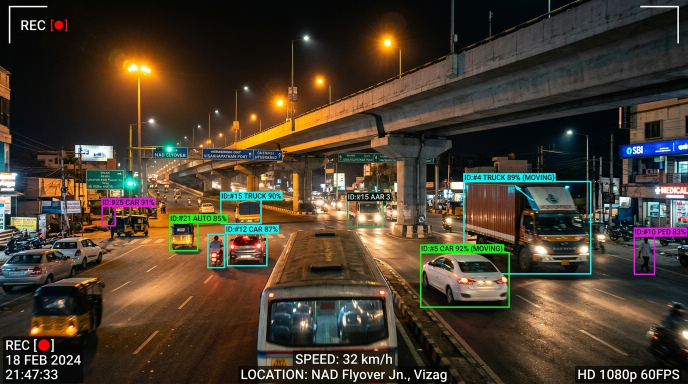
#> input picture vizag_traffic_night_202.jpg, 1376 x 768 px, found by its file name (shown at 1/2 size)
$ python generate_anpr_images.py
#> lines starting #> are read from the running program, lines starting #| are printed output that depends on the picture
import os
import cv2
import numpy as np
from PIL import Image, ImageDraw, ImageFont

def get_font(size):
    try:
        return ImageFont.truetype("arial.ttf", size)
    except Exception:
        return ImageFont.load_default()

def create_anpr_image(base_img_path, output_path, alert_title, obj_label, plate_text, ocr_conf, speed_info, loc_info, bbox_coords):
#> called with alert_title = 'HIT-AND-RUN EVASION | HIGH SPEED DRIFT', obj_label = 'TRUCK #409 | DET CONF: 0.94', plate_text = 'AP 35 TH 8831', ocr_conf = '96.4', speed_info = '88 km/h (+38 km/h over limit)', loc_info = 'Gajuwaka Industrial Corridor', bbox_coords = (280, 160, 680, 420)
    if not os.path.exists(base_img_path):
        # Create a synthetic realistic dark asphalt dashcam background if base doesn't exist
        img = Image.new('RGB', (1024, 576), color=(20, 25, 35))
    else:
        img = Image.open(base_img_path).convert('RGB')
#> img is the input picture: PIL image 1376x768 RGB; mean R, G, B 72.8, 61, 46.2
        img = img.resize((1024, 576))
#> img: PIL image 1024x576 RGB

    draw = ImageDraw.Draw(img)

    # Top HUD Bar
    draw.rectangle([(0, 0), (1024, 50)], fill=(15, 23, 42))
    font_header = get_font(18)
    font_sub = get_font(13)

    # Red icon indicator
    draw.rectangle([(15, 12), (25, 38)], fill=(239, 68, 68))
    draw.text((35, 13), f"AI EDGE BUS ANPR | {alert_title}", fill=(248, 250, 252), font=font_header)
    draw.text((700, 15), f"CAM-FRONT-01 | {loc_info}", fill=(148, 163, 184), font=font_sub)

    # Bounding Box
    x1, y1, x2, y2 = bbox_coords
    # Draw thick box
    for i in range(4):
        draw.rectangle([(x1-i, y1-i), (x2+i, y2+i)], outline=(239, 68, 68))

    # Object Label Header above box
    draw.rectangle([(x1, y1 - 28), (x1 + 260, y1)], fill=(239, 68, 68))
    draw.text((x1 + 6, y1 - 24), obj_label, fill=(255, 255, 255), font=get_font(14))

    # Yellow License Plate Badge Overlay
    plate_w, plate_h = 240, 54
    px1 = min(x1 + 20, 1024 - plate_w - 20)
    py1 = min(y2 + 10, 576 - plate_h - 60)

    # Yellow Plate Frame
    draw.rectangle([(px1, py1), (px1 + plate_w, py1 + plate_h)], fill=(250, 204, 21), outline=(0, 0, 0), width=3)
    # Blue IND strip on left of license plate
    draw.rectangle([(px1, py1), (px1 + 25, py1 + plate_h)], fill=(29, 78, 216))
    draw.text((px1 + 4, py1 + 8), "IND", fill=(255, 255, 255), font=get_font(10))

    # License Plate Text
    draw.text((px1 + 35, py1 + 10), plate_text, fill=(15, 23, 42), font=get_font(20))

    # OCR Confidence Badge attached to plate
    draw.rectangle([(px1 + plate_w - 95, py1 + plate_h - 18), (px1 + plate_w - 4, py1 + plate_h - 2)], fill=(15, 23, 42))
    draw.text((px1 + plate_w - 90, py1 + plate_h - 17), f"OCR {ocr_conf}%", fill=(52, 211, 153), font=get_font(10))

    # Bottom Telemetry Overlay Bar
    draw.rectangle([(0, 526), (1024, 576)], fill=(15, 23, 42, 220))
    draw.text((20, 538), f"⚠️ SPEED INFRACTION: {speed_info}", fill=(248, 113, 113), font=get_font(15))
    draw.text((550, 538), f"GPS: 17.7325° N, 83.2515° E | TELEMETRY VERIFIED", fill=(148, 163, 184), font=get_font(13))

    img.save(output_path, quality=95)
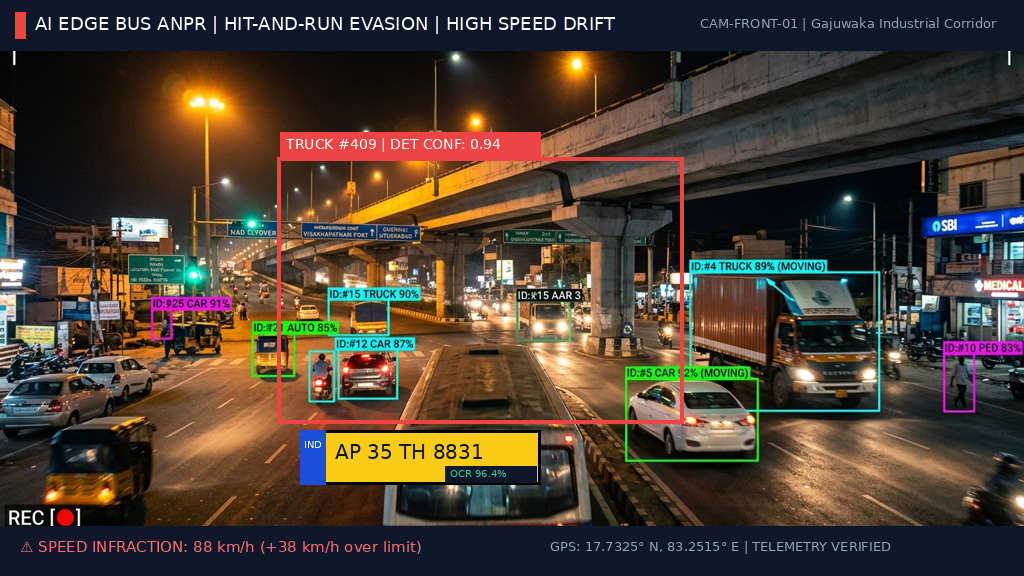
#> saved as anpr_hit_run_ap35.jpg: PIL image 1024x576 RGB; mean R, G, B 75.4, 62.6, 50.8
    print(f"Created ANPR evidence image: {output_path}")

assets_dir = r"c:\Users\basha\OneDrive\Documents\anti\sih26124_mobile_urban_intelligence\assets"

# Image 5
create_anpr_image(
    base_img_path=os.path.join(assets_dir, "vizag_traffic_night_202.jpg"),
    output_path=os.path.join(assets_dir, "anpr_hit_run_ap35.jpg"),
    alert_title="HIT-AND-RUN EVASION | HIGH SPEED DRIFT",
    obj_label="TRUCK #409 | DET CONF: 0.94",
    plate_text="AP 35 TH 8831",
    ocr_conf="96.4",
    speed_info="88 km/h (+38 km/h over limit)",
    loc_info="Gajuwaka Industrial Corridor",
    bbox_coords=(280, 160, 680, 420)
)

# Image 6
create_anpr_image(
    base_img_path=os.path.join(assets_dir, "vizag_traffic_heavy_303.jpg"),
    output_path=os.path.join(assets_dir, "anpr_rash_driving_night.jpg"),
    alert_title="RASH DRIVING | RECKLESS OVERTAKE & WHEELIE",
    obj_label="MOTORCYCLE #214 | DET CONF: 0.91",
    plate_text="AP 39 MW 5021",
    ocr_conf="92.8",
    speed_info="76 km/h (+31 km/h over limit)",
    loc_info="Siripuram Junction Circle",
    bbox_coords=(340, 200, 620, 450)
)
#> call 2 of create_anpr_image, with obj_label = 'MOTORCYCLE #214 | DET CONF: 0.91', plate_text = 'AP 39 MW 5021', ocr_conf = '92.8', speed_info = '76 km/h (+31 km/h over limit)', loc_info = 'Siripuram Junction Circle', bbox_coords = (340, 200, 620, 450)
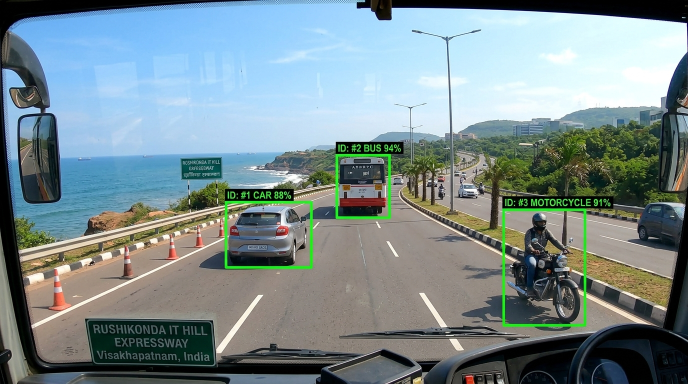
#> input picture vizag_traffic_heavy_303.jpg, 1376 x 768 px, found by its file name (shown at 1/2 size)
#> in create_anpr_image, img is the input picture: PIL image 1376x768 RGB; mean R, G, B 121.9, 139.1, 142.1
#> in create_anpr_image (call 2), `img = img.resize((1024, 576))`:
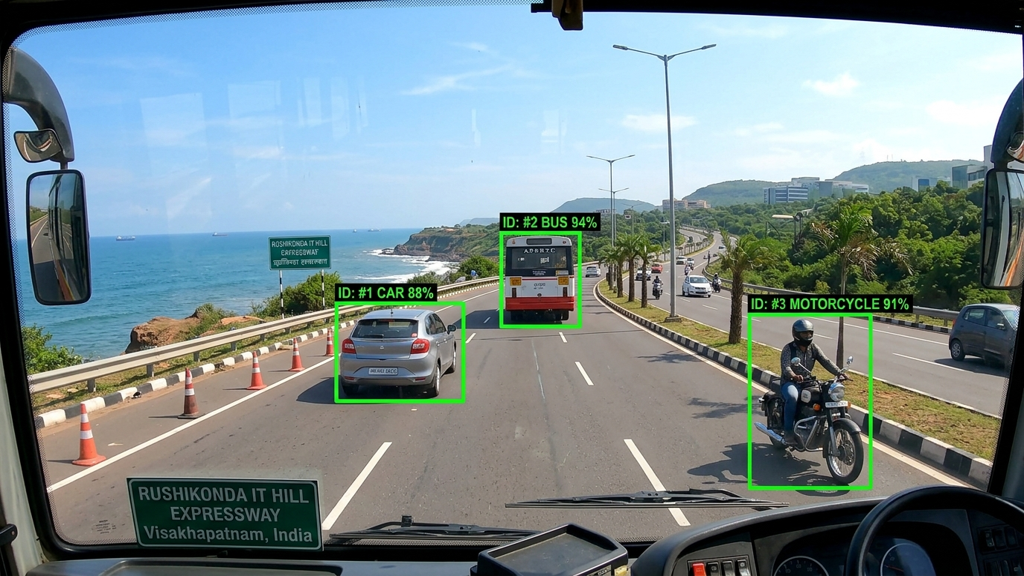
#> img: PIL image 1024x576 RGB; mean R, G, B 121.9, 139.1, 142.1
#> in create_anpr_image (call 2), `img.save(output_path, quality=95)`:
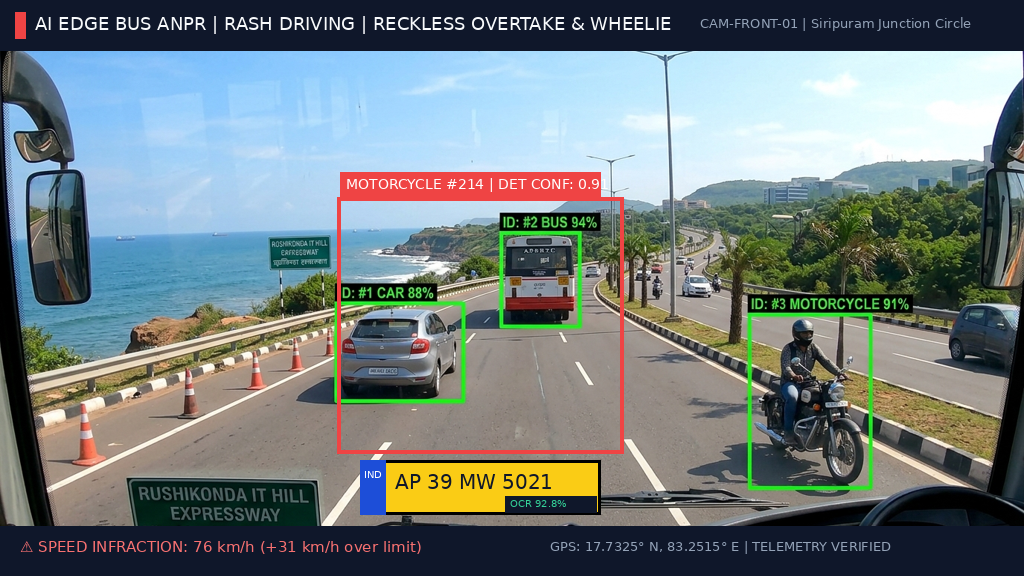
#> saved as anpr_rash_driving_night.jpg: PIL image 1024x576 RGB; mean R, G, B 113.8, 124.8, 126.1

# Image 7
create_anpr_image(
    base_img_path=os.path.join(assets_dir, "route_202_nad_flyover.jpg"),
    output_path=os.path.join(assets_dir, "anpr_hit_run_ap31_car.jpg"),
    alert_title="RED LIGHT VIOLATION & HIT-AND-RUN EVASION",
    obj_label="CAR #188 | DET CONF: 0.95",
    plate_text="AP 31 EA 1109",
    ocr_conf="95.5",
    speed_info="84 km/h (+34 km/h over limit)",
    loc_info="NAD Junction Flyover Ramp",
    bbox_coords=(220, 180, 640, 430)
)
#> call 3 of create_anpr_image, with obj_label = 'CAR #188 | DET CONF: 0.95', plate_text = 'AP 31 EA 1109', ocr_conf = '95.5', speed_info = '84 km/h (+34 km/h over limit)', loc_info = 'NAD Junction Flyover Ramp', bbox_coords = (220, 180, 640, 430)
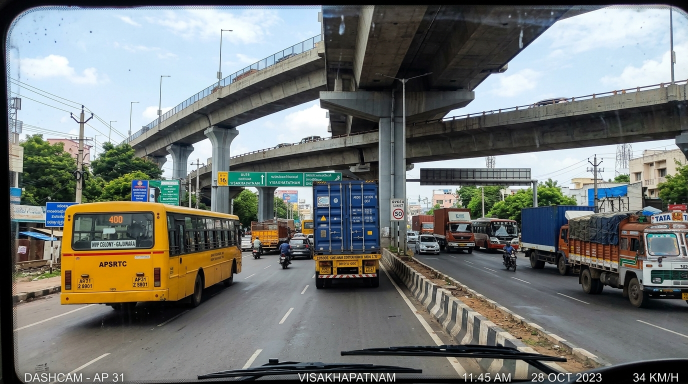
#> input picture route_202_nad_flyover.jpg, 1376 x 768 px, found by its file name (shown at 1/2 size)
#> in create_anpr_image, img is the input picture: PIL image 1376x768 RGB; mean R, G, B 115.2, 118.8, 115.5
#> in create_anpr_image (call 3), `img = img.resize((1024, 576))`:
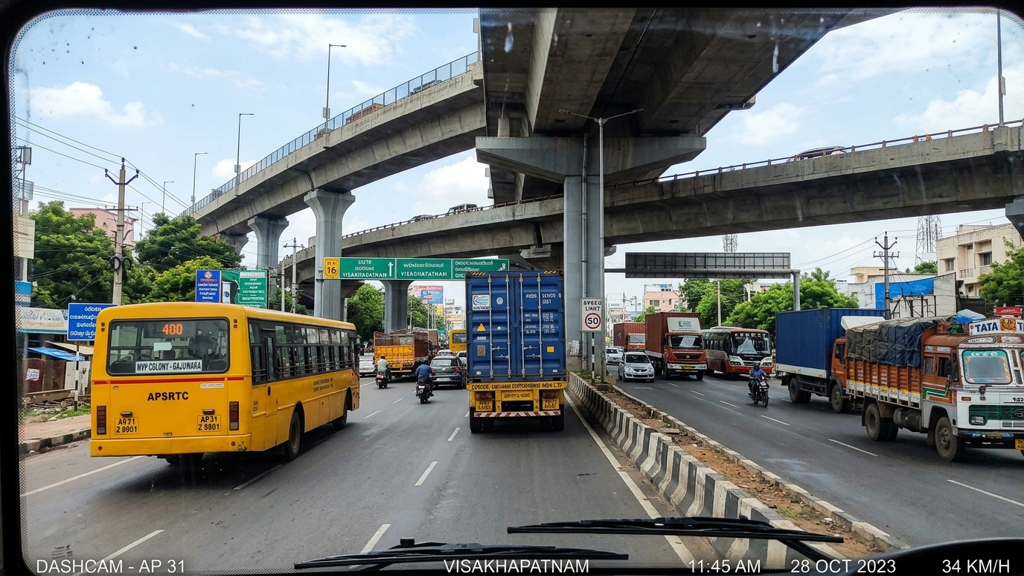
#> img: PIL image 1024x576 RGB; mean R, G, B 115.2, 118.8, 115.5
#> in create_anpr_image (call 3), `img.save(output_path, quality=95)`:
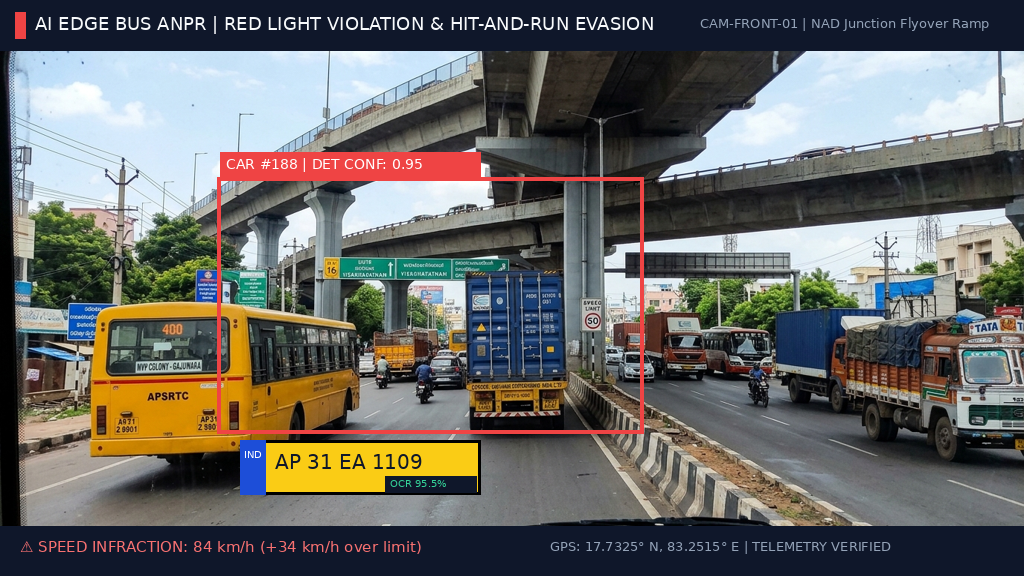
#> saved as anpr_hit_run_ap31_car.jpg: PIL image 1024x576 RGB; mean R, G, B 104.3, 104.1, 101.3
